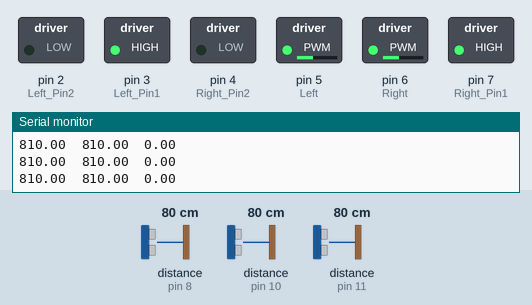
Bench run of a sketch on a simulated Arduino Uno, built with avr-gcc and run on an emulated ATmega328P. Parts: switched loads named in the sketch (green lamp = pin HIGH), the last lines printed to the serial monitor. The test bench sets the inputs (shaded band); at power-on: distance to the obstacle (sensors on pin 10, pin 8, pin 11) 80 cm.

Above: at 1.2 s.
1.3 s: distance to the obstacle (sensor on pin 10) set to 18 cm
At 1.37 s:
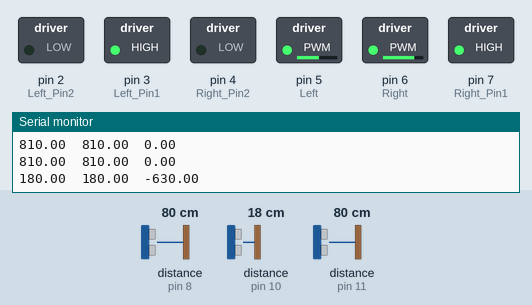
2.9 s: distance to the obstacle (sensor on pin 10) set to 2 cm
At 2.97 s:
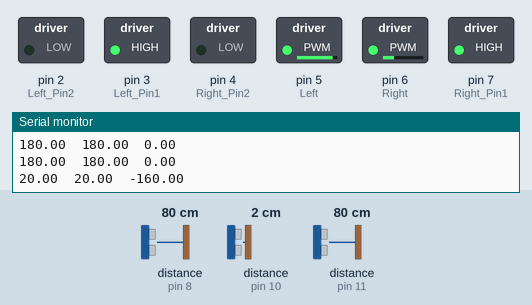
4.5 s: distance to the obstacle (sensor on pin 10) set to 4 cm
At 4.9 s:
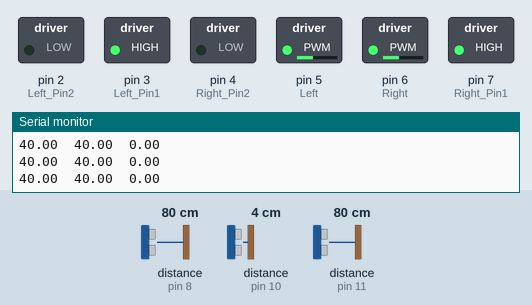
6.1 s: distance to the obstacle (sensor on pin 10) set to 9 cm
At 6.28 s:
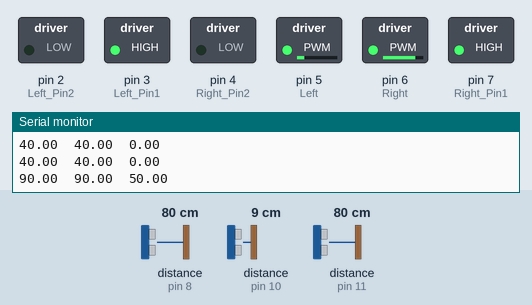
7.8 s: distance to the obstacle (sensor on pin 10) set to 60 cm
At 9.1 s:
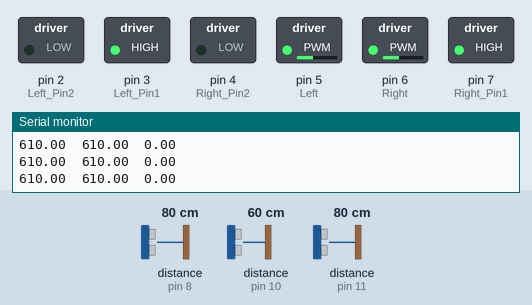
9.4 s: distance to the obstacle (sensor on pin 10) set to 120 cm
At 11.0 s:
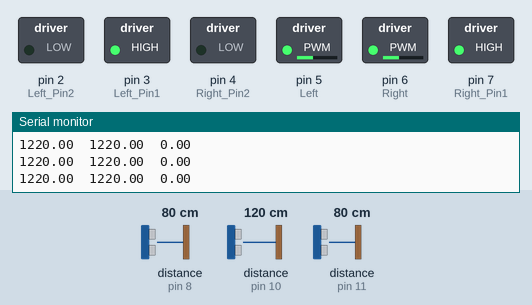
Timing chart, 0 to 12.0 s (numbered marks = the images above; inputs shaded):
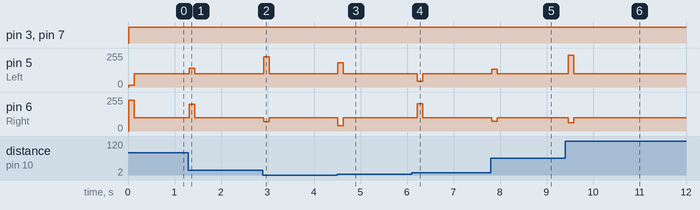

The sketch:

wall_flowing.ino
```cpp
//wall_flowing

#include <NewPing.h>
#define MAX_DISTANCE 150

#define  Left_Pin1  3
#define  Left_Pin2  2
#define  Right_Pin1  7
#define  Right_Pin2  4
#define Left 5
#define Right 6

float R_Sonar_Distance = 0.0;
float R_Sonar_Distance_old = 0.0;
float R_Sonar_Error = 0.0;
float L_Sonar_Distance = 0.0;
float L_Sonar_Distance_old = 0.0;
float L_Sonar_Error = 0.0;
float F_Sonar_Distance = 0.0;
float F_Sonar_Distance_old = 0.0;
float F_Sonar_Error = 0.0;

float motor_diff=0;

NewPing sonar[3] =
{
  NewPing (8, 8, MAX_DISTANCE),
  NewPing (10, 10, MAX_DISTANCE),
  NewPing (11, 11, MAX_DISTANCE),

};

void read_sonar_sensor(void)  //초음파 센서 값을 읽는 함수
{

 R_Sonar_Distance = sonar[1].ping_cm() * 10;
 L_Sonar_Distance = sonar[2].ping_cm() * 10;
 F_Sonar_Distance = sonar[0].ping_cm() * 10;

 if(R_Sonar_Distance == 0) R_Sonar_Distance = MAX_DISTANCE *10.0;
 if(L_Sonar_Distance == 0) L_Sonar_Distance = MAX_DISTANCE *10.0;
 if(F_Sonar_Distance == 0) F_Sonar_Distance = MAX_DISTANCE *10.0;
}

void update_sonar_old(void)
{
  R_Sonar_Distance_old = R_Sonar_Distance;  //측정된거된값을 과거에 넣는다
  L_Sonar_Distance_old = L_Sonar_Distance;  //측정된거된값을 과거에 넣는다
  F_Sonar_Distance_old = F_Sonar_Distance;  //측정된거된값을 과거에 넣는다
}

void update_sonar_error(void)
{
  R_Sonar_Error = R_Sonar_Distance - R_Sonar_Distance_old;  //현재 값에서 옛날 값을 뺀것
  L_Sonar_Error = L_Sonar_Distance - L_Sonar_Distance_old;  //현재 값에서 옛날 값을 뺀것
  F_Sonar_Error = F_Sonar_Distance - F_Sonar_Distance_old;  //현재 값에서 옛날 값을 뺀것
}

void Moving(int t, int L_spd, int R_spd){
  digitalWrite(Left_Pin1, HIGH);
  digitalWrite(Left_Pin2, LOW);
  digitalWrite(Right_Pin1, HIGH);
  digitalWrite(Right_Pin2, LOW);
  analogWrite(Left, L_spd);
  analogWrite(Right, R_spd);
  delay(t);
  }

void setup() {

  pinMode(Left_Pin1, OUTPUT);
  pinMode(Left_Pin2, OUTPUT);
  pinMode(Right_Pin1, OUTPUT);
  pinMode(Right_Pin2, OUTPUT);
  Serial.begin(19200);
}


void loop()
{

  float p_gain =1.3;
  int nm_sp_L = 100;
  int nm_sp_R = 100;

  read_sonar_sensor();
  update_sonar_error();
  update_sonar_old();
  motor_diff = R_Sonar_Error * p_gain;

  Serial.print(R_Sonar_Distance);
  Serial.print("\t");
  Serial.print(R_Sonar_Distance_old);
  Serial.print("\t");
  Serial.println(R_Sonar_Error);

  if(R_Sonar_Error > 0){
    nm_sp_L++;
    nm_sp_R--;
    }
  if(R_Sonar_Error < 0){
    nm_sp_L--;
    nm_sp_R++;
    }


  Moving(1,nm_sp_L+(R_Sonar_Error*4),nm_sp_R-(R_Sonar_Error*3));

  delay(100);

}
```

Measured:
- after the input at 1.3 s, pin 5 (Left): 100/255 → 139/255 at once, → 100/255 0.11 s later; pin 6 (Right): 100/255 → 199/255 at once, → 100/255 0.11 s later
- after the input at 2.9 s, pin 5 (Left): 100/255 → 227/255 at once, → 100/255 0.11 s later; pin 6 (Right): 100/255 → 69/255 at once, → 100/255 0.11 s later
- after the input at 4.5 s, pin 5 (Left): 100/255 → 181/255 at once, → 100/255 0.11 s later; pin 6 (Right): 100/255 → 39/255 at once, → 100/255 0.11 s later
- after the input at 6.1 s, pin 5 (Left): 100/255 → 45/255 after 0.12 s, → 100/255 0.11 s later; pin 6 (Right): 100/255 → 205/255 after 0.12 s, → 100/255 0.11 s later
- after the input at 7.8 s, pin 5 (Left): 100/255 → 133/255 at once, → 100/255 0.12 s later; pin 6 (Right): 100/255 → 75/255 at once, → 100/255 0.12 s later
- after the input at 9.4 s, pin 5 (Left): 100/255 → 237/255 after 0.07 s, → 100/255 0.12 s later; pin 6 (Right): 100/255 → 61/255 after 0.07 s, → 100/255 0.12 s later
